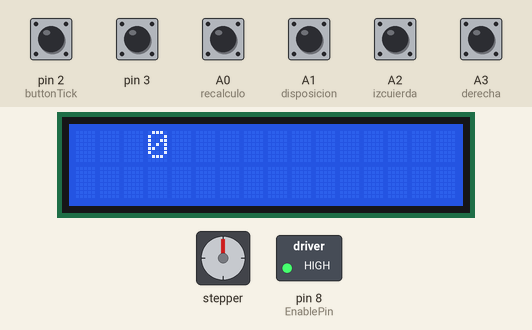
This sketch was run on a simulated Arduino Uno, built with avr-gcc and run on an emulated ATmega328P. On the bench: stepper motor, 16×2 character LCD, switched loads named in the sketch (green lamp = pin HIGH). Wiring (inferred from the names in the program): stepper motor (200 steps per turn assumed): coils pin 4, pin 5, pin 6, pin 7. The test bench sets the inputs (shaded band); at power-on: A0 (recalculo), A1 (disposicion), A2 (izcuierda), A3 (derecha), pin 2 (buttonTick), pin 3 HIGH. Pins used as bus, display or sensor lines are not drawn; what the sketch prints to the serial monitor is not drawn.

Above: at 4.2 s.
4.3 s: A0 (recalculo) pulled LOW for 0.15 s
At 5.2 s:
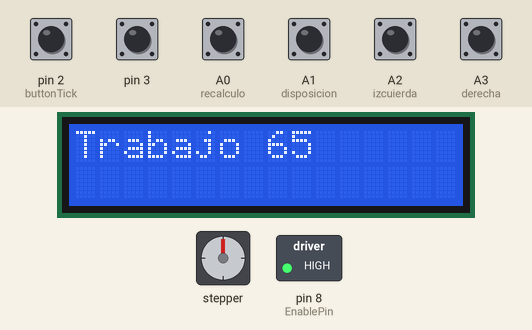
7.4 s: A1 (disposicion) pulled LOW for 0.15 s
At 8.3 s:
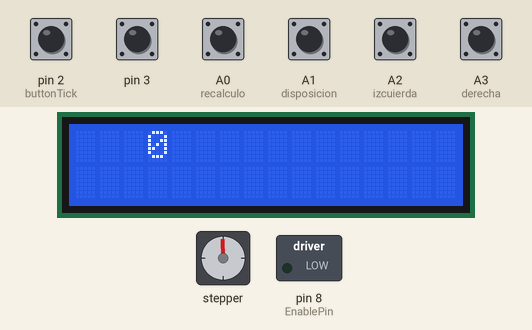
9.0 s: pin 2 (buttonTick) pulled LOW for 0.15 s
At 10.4 s:
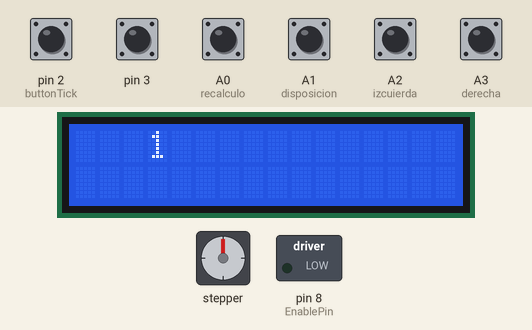
12.1 s: pin 2 (buttonTick) pulled LOW for 1 s
At 14.4 s:
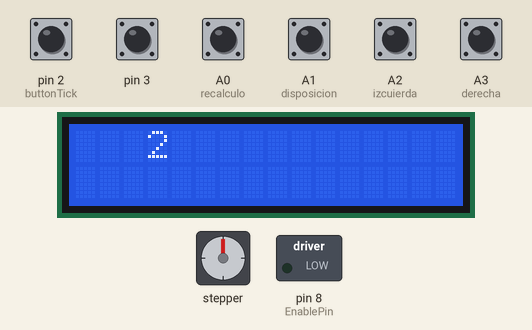
16.1 s: A2 (izcuierda) pulled LOW for 0.15 s
At 16.25 s:
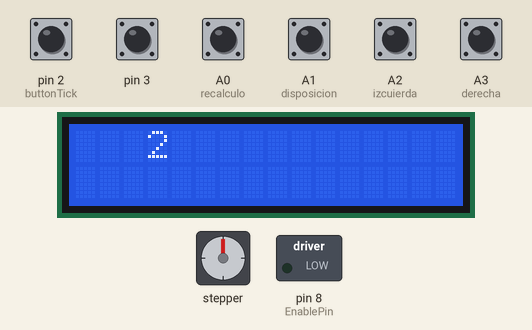
17.7 s: A3 (derecha) pulled LOW for 0.15 s
At 17.85 s:
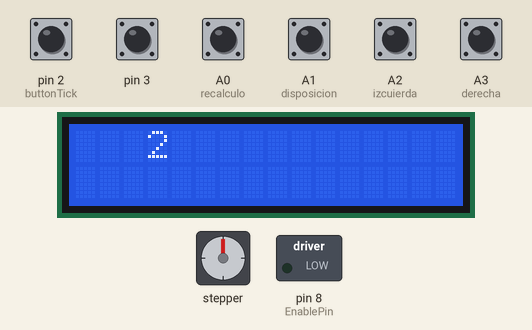
Timing chart, 0 to 20.7 s (numbered marks = the images above; inputs shaded):
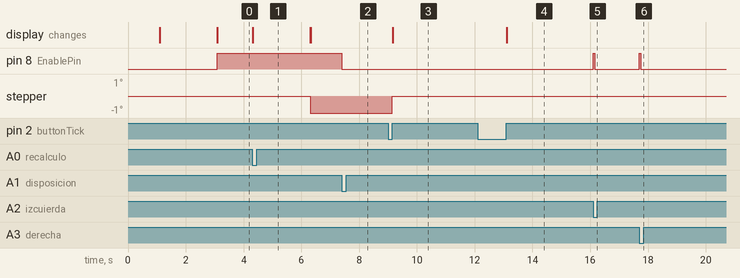

Measured:
- after the input at 7.4 s, pin 8 (EnablePin): HIGH → LOW at once
- after the input at 12.1 s, the display: changes after 1.0 s (image 4)
- after the input at 16.1 s, pin 8 (EnablePin): LOW → HIGH at once, → LOW 0.05 s later
- after the input at 17.7 s, pin 8 (EnablePin): LOW → HIGH at once, → LOW 0.05 s later

The sketch:

prueba.ino
```cpp
#include <LiquidCrystal_I2C.h>
#include <Wire.h>
#include <EEPROM.h>
int cn = 1;
volatile uint32_t debounce;
/*
RISING (рост) - срабатывает при изменении сигнала с LOW на HIGH
FALLING (падение) - срабатывает при изменении сигнала с HIGH на LOW
CHANGE (изменение) - срабатывает при изменении сигнала (с LOW на HIGH и наоборот)
LOW (низкий) - срабатывает постоянно при сигнале LOW
(не поддерживается на ESP8266)
*/

/* сдвиг после считывания оборота вала со шпулей*/

struct Data {
  int DiametroMini = 2.5;
  int DiametroMaxi = 4.5;
  int largo = 65;
  float fvalue = 4.5;
};
// глобальный экземпляр для личного использования
Data data;
long timpoPas = 0;      // временная
int ps = 0;             // временная
long largos = 0;        // временная
long x = 0;             // нажатая цифра
long n = 0;             // число на вводе
long tiempoNumber = 0;  // наборная из клавиатуры

const int pinProgreso = 10;  // пин сдвига
int progreso = 45;          ///сдвиг на 4,5мм
//Логический флаг для сдвига
bool flagProgreso = 0;

/* сдвиг после считывания оборота вала со шпулей*/
/*
сдвиг после считывания оборота вала со шпулей

Тлп = Sшд*Fшд/Pр*Nшк

где:

Тлп - точность линейного перемещения, шаг/мм
Sшд — количество шагов на оборот для двигателя (в наших примерах 200)
Fшд — микрошаг (1, 2, 4, 8 и т. д.)
Pр — шаг ремня (например, 2 мм)
Nшк — количество зубьев на шкиве, на валу двигателя.
Попробуем посчитать для примера с такими параметрами, двигатель 200 шагов на оборот,
с 2-кратным микрошагом, 2-миллиметровыми ремнями GT2 и шкивом с 20 зубцами даст нам 10 шагов на мм.

200*2
/2*20=10 шагов/мм.
4,5 мм это 45 шагов
полный ход это 45/2 = 22,5


*/

const long stepMotoApilador = 9;  // Steppin мотор укладчика

const int dereccion = 7;  // DirPin направление мотор укладчика

const int EnablePin = 8;  //EnablePin   остановка мотора
#define frequency 2250    //Время между импульсами в мксек. 1000 мксек = 1 мсек = 0.001 сек. Частота следования импульсов 1/0.001 = 1 кГц,
//Не рекомендуется устанавливать время меньше 100 мсек, т.к. частота будет 10 кГц

//Логический флаг для рабочего режима
bool flagTrabajadora = 0;

const int disposicion = A1;  // конечное положение
const int izcuierda = A2;    // левая точка
const int derecha = A3;      // правая точка

int testDiod = 4;  //////////////////////подключаем светодиод

LiquidCrystal_I2C lcd(0x27, 16, 2);  // экземпляр жк экрана

bool puntoIzcuierdaFlag = false;  // флаг левого положения
bool puntoDerechaFlag = false;    // флаг правого положения
uint32_t btnTimer = 0;            // таймер кнопок
//**************///**************///*****************
 int magneto =4;  // колисество сигналов от вала для сдвига
volatile int counterTick = 0;       // переменная-счётчик
volatile bool intFlagTick = false;  // флаг!!!!!!!!!!!!!!!!!!!!!
volatile int counter = 0;       // переменная-счётчик
volatile bool intFlag = false;  // флаг!!!!!!!!!!!!!!!!!!!!!!!!!!!!!!!!!!!!!
int houser = 0;                 // сделать память
bool status;
const int PinLamp = 5;       // заменить на цикл укладчика
const int recalculo = A0;    // кнопка пересчета длинны
bool recalculoFlag = false;  // флаг
int moto = 6;                // motor rele

void setup() {

  /* EEPROM.get(0, data); // прочитать из адреса 0
                            //  меняем
       data.largo = 12;
       data.fvalue = 3.14;
       EEPROM.put(0, data); // поместить в EEPROM по адресу 0
   */
  Serial.begin(9600);  // открыли порт для связи
                       // Keyboard.begin(); // открыли клавиатуры
  lcd.init();

  lcd.backlight();

  lcd.clear();
  lcd.setCursor(3, 0);
  lcd.print(String("BOBINADORA"));
  delay(1000);
  lcd.setCursor(0, 1);  // ввод
  lcd.print("www.katalina.ru");
  delay(2000);


  pinMode(pinProgreso, INPUT_PULLUP);  // кнопка оборота шпинделя
  pinMode(disposicion, INPUT_PULLUP);  // кнопка дома
  pinMode(EnablePin, OUTPUT);          // stop  уладчик
  digitalWrite(EnablePin, 1);          // состояние выключен мотор чтобы не грелся
  pinMode(dereccion, OUTPUT);          // направление уладчик
  digitalWrite(dereccion, 0);          // состояние
  pinMode(stepMotoApilador, OUTPUT);   // уладчик
  digitalWrite(stepMotoApilador, 0);   // состояние


  pinMode(izcuierda, INPUT_PULLUP);  // точка лево
  pinMode(derecha, INPUT_PULLUP);    // точка право

  pinMode(moto, OUTPUT);  // мотор намотки реле
  digitalWrite(moto, 1);  // выход надо проверить + или -

  pinMode(recalculo, INPUT_PULLUP);  // пин кнопки входа в память
  // подключили кнопку на D2 и GND

  pinMode(PinLamp, OUTPUT);
  digitalWrite(moto, 1);
  pinMode(testDiod, OUTPUT);  /////////////////////////////
  pinMode(2, INPUT_PULLUP);


pinMode(3, INPUT_PULLUP);
  //  pinMode(2, INPUT);
  // FALLING - при нажатии на кнопку будет сигнал 0, его и ловим
  // attachInterrupt(0, btnIsr, FALLING);
  digitalWrite(PinLamp, 1);  //  сигнал 0 на реле
  // attachInterrupt(0, buttonTick, RISING); //+
  // attachInterrupt(0, buttonTick, FALLING);//+

  attachInterrupt(1, buttonTick2, CHANGE);  //++
                                           // attachInterrupt(0, buttonTick, LOW);
  attachInterrupt(0, buttonTick, CHANGE);  //++
                                           // attachInterrupt(0, buttonTick, LOW);
  lcd.clear();
}
//*****************************************************************

void Aplicador()  // укладчик/////////////************************
{
}
///--------------------------
void MiEeprom(long a) {
  EEPROM.get(0, data);  // прочитать из адреса 0
                        //  меняем

  data.largo = a;
  data.fvalue = 3.14;   // запасные данныые
  EEPROM.put(0, data);  // поместить в EEPROM по адресу 0
}

void Recalculo() {
  bool btnState = !digitalRead(recalculo);
  if (btnState && !recalculoFlag) {  // обработчик нажатия
    recalculoFlag = true;
    Serial.println("press");

    lcd.clear();
    lcd.setCursor(0, 0);
    lcd.print(String("Trabajo ") + data.largo);
    delay(2000);
    Serial.println(String("Trabajo "));
    // обнуление счетчика
    counter = 0;
    digitalWrite(moto, 0);
    // !!!!!!11 включился мотор укладчика надо заменить на flag
    flagTrabajadora = 1;

    lcd.clear();
  }
  if (!btnState && recalculoFlag) {  // обработчик отпускания
    recalculoFlag = false;
    ///////выйти в перезагрузку
  }
  // вызываем клавиатуру
  // Serial.println(String("enciende el teclado"));  // выводим
}
void buttonTick()  // сработка от прерывания
{
  if (millis() - debounce >= 10 && digitalRead(2)) {
    debounce = millis();
     // ваш код по прерыванию по высокому сигналу
     intFlag = true;  // подняли флаг прерывания

  if (intFlag && counter < data.largo) {
    intFlag = false;  // сбрасываем
    // совершаем какие-то действия
    counter++;  // + нажатие
    Serial.println(counter);
    digitalWrite(PinLamp, 0);  //  сигнал 0 на реле

    digitalWrite(testDiod, 1);  //  сигнал diod
  }

  else if (counter >= data.largo) {
    digitalWrite(PinLamp, 1);   //  сигнал 0 на реле
    digitalWrite(testDiod, 0);  //  сигнал diod

    digitalWrite(moto, 1);  // отключаем реле мотора и останавливае укладчик
    //digitalWrite(stepMotoApilador, 0); // стоп мотор
    flagTrabajadora = 0;
    digitalWrite(dereccion, 0);  // сбрасываем направление

    Serial.println("Fin");


    counter = 0;
  }

    // ваш код по прерыванию по высокому сигналу
  }


}
//***********
void buttonTick2()  // сработка от прерывания
{

  if (millis() - debounce >= 100 && digitalRead(2)) {
    debounce = millis();
    // ваш код по прерыванию по высокому сигналу
    intFlagTick = true;  // подняли флаг прерывания

  if (intFlagTick && counterTick < magneto) {
    intFlagTick = false;  // сбрасываем
    // совершаем какие-то действия
    ++counterTick;  // + нажатие
    Serial.println(counterTick);
  //  digitalWrite(PinLamp, 0);  //  сигнал 0 на реле
 if (counterTick >= magneto) {
   // digitalWrite(PinLamp, 1);   //  сигнал 0 на реле
  //  digitalWrite(testDiod, 0);  //  сигнал diod

  //  digitalWrite(moto, 1);  // отключаем реле мотора и останавливае укладчик
    //digitalWrite(stepMotoApilador, 0); // стоп мотор
  //  flagTrabajadora = 0;
  //  digitalWrite(dereccion, 0);  // сбрасываем направление

    Serial.println("magneto");
/* действие для сдвига */
flagProgreso = true;

/* действие для сдвига */
    counterTick = 0;
  }


   // digitalWrite(testDiod, 1);  //  сигнал diod
  }


    // ваш код по прерыванию по высокому сигналу
  }


}
//***********
void Derecha() {

  // читаем инвертированное значение для удобства
  bool btnState1 = !digitalRead(derecha);
  if (btnState1 && !puntoDerechaFlag && millis() - btnTimer > 100) {
    puntoDerechaFlag = true;
    btnTimer = millis();
    Serial.println("press puntoDerechaFlag");

    digitalWrite(EnablePin, 1);  //  выключаем мотор
    delay(50);
    digitalWrite(dereccion, 1);  // мотор меняем направление
    digitalWrite(EnablePin, 0);  //  включаем мотор
  }
  if (!btnState1 && puntoDerechaFlag && millis() - btnTimer > 100) {
    puntoDerechaFlag = false;
    btnTimer = millis();
    // Serial.println("release");
  }
  ///
  /****************/  ///
  bool btnState2 = !digitalRead(izcuierda);
  if (btnState2 && !puntoIzcuierdaFlag && millis() - btnTimer > 100) {
    puntoIzcuierdaFlag = true;
    btnTimer = millis();
    Serial.println("press puntoIzcuierdaFlag");

    digitalWrite(EnablePin, 1);  //  выключаем мотор
    delay(50);
    digitalWrite(dereccion, 0);  // мотор меняем направление
    digitalWrite(EnablePin, 0);  //  включаем мотор
  }
  if (!btnState2 && puntoIzcuierdaFlag && millis() - btnTimer > 100) {
    puntoIzcuierdaFlag = false;
    btnTimer = millis();
    // Serial.println("release");
  }
}

///// после сработки датчика шпули запустить работуъ
void Trabajadora() {


  if (flagTrabajadora && flagProgreso) {

    for (int n = 0; n < progreso; n++)  ////// ghjmmm
    {
      Serial.println("to es sdvig");
      digitalWrite(stepMotoApilador, HIGH);  // мотор
      delayMicroseconds(frequency);
      digitalWrite(stepMotoApilador, LOW);  //стоп мотор
    }
    flagProgreso = false;
    //flagTrabajadora =0;
  } else {
    digitalWrite(stepMotoApilador, LOW);  //стоп мотор
  }
}


void Disposicion() {
  bool btnStateDisposicion = !digitalRead(disposicion);
  if (btnStateDisposicion && digitalRead(izcuierda) && millis() - btnTimer > 500) {
    //puntoDerechaFlag = true;
    btnTimer = millis();
    Serial.println("press Disposicion");

    digitalWrite(EnablePin, 1);  //  выключаем мотор
                                 //  delay(50);
    digitalWrite(dereccion, 1);  // мотор меняем направление
    digitalWrite(EnablePin, 0);  //  включаем мотор
    // переделать условия под концевик
    while (!digitalRead(disposicion) && digitalRead(izcuierda)) {
      digitalWrite(stepMotoApilador, HIGH);  // мотор
      delayMicroseconds(frequency);
      digitalWrite(stepMotoApilador, LOW);  //стоп мотор
    }
  }
  if (!btnStateDisposicion && puntoIzcuierdaFlag && millis() - btnTimer > 100) {
    puntoDerechaFlag = false;
    btnTimer = millis();
    // Serial.println("release");
  }
}

void Progreso() {
//пробуем создать счетчик

  bool btnStateProgreso = !digitalRead(pinProgreso);
  if (btnStateProgreso && !flagProgreso && millis() && flagTrabajadora) {

    btnTimer = millis();
    Serial.println(String(cn));
    cn++;
      Serial.println(String(cn));

  }
/*
  bool btnStateProgreso = !digitalRead(pinProgreso);
  if (btnStateProgreso && !flagProgreso && millis() && flagTrabajadora) {
    flagProgreso = true;
    btnTimer = millis();
    Serial.println(cn);
    ++cn;
    Serial.println("press flagProgreso = true");
  }
  */
}

//*************************************************************
void loop() {
  {
    // lcd.clear();
    lcd.setCursor(3, 0);
    lcd.print(String(counter));
  }

  if (counter > 0) {
    lcd.clear();
    lcd.setCursor(3, 0);
    lcd.print(String(counter));
    // delay(100);
  }

  ////--------------------*******
  Derecha();
  Recalculo();
  Trabajadora();
  Disposicion();
  //Progreso();
}
```
